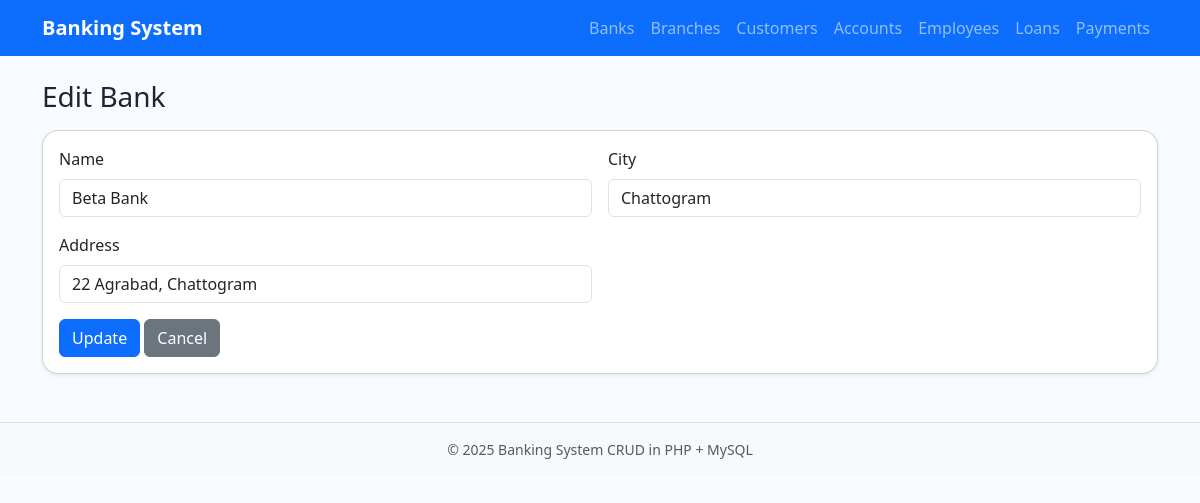
The page /banking_system/bank/edit.php?id=2 on the database its author committed.
### tables this page shows
CREATE TABLE Bank (
    BankCode INT AUTO_INCREMENT PRIMARY KEY,
    Name VARCHAR(100) NOT NULL,
    City VARCHAR(50) NOT NULL,
    Address VARCHAR(200) NOT NULL
);

### banking_system/bank/edit.php (the view, shortened to what this page needs)
<?php require_once __DIR__ . '/../config/db.php'; ?>
<?php
$id = $_GET['id'] ?? null;
$rec = $conn->query("SELECT * FROM bank WHERE BankCode=".(int)$id)->fetch_assoc();
?>
<?php include __DIR__ . '/../includes/header.php'; ?>
<h3 class="mb-3 text-capitalize">Edit bank</h3>
<form method="post" class="card p-3 shadow-sm">
  <div class="row g-3">
    <div class="col-md-6">
      <label class="form-label">Name</label>
      <input type="text" name="Name" class="form-control" value="<?php echo htmlspecialchars($rec['Name']); ?>" required>
    </div>
    <div class="col-md-6">
      <label class="form-label">City</label>
      <input type="text" name="City" class="form-control" value="<?php echo htmlspecialchars($rec['City']); ?>" required>
    </div>
    <div class="col-md-6">
      <label class="form-label">Address</label>
      <input type="text" name="Address" class="form-control" value="<?php echo htmlspecialchars($rec['Address']); ?>" required>
    </div>
  </div>
  <div class="mt-3">
    <button class="btn btn-primary">Update</button>
    <a href="list.php" class="btn btn-secondary">Cancel</a>
  </div>
</form>
<?php include __DIR__ . '/../includes/footer.php'; ?>

### banking_system/assets/css/style.css (style rules this page uses)
body { background: #f8fbff; }
.card { border-radius: 1rem; }

### rows shown on the page
bank: Name "Beta Bank", City "Chattogram", Address "22 Agrabad, Chattogram"
